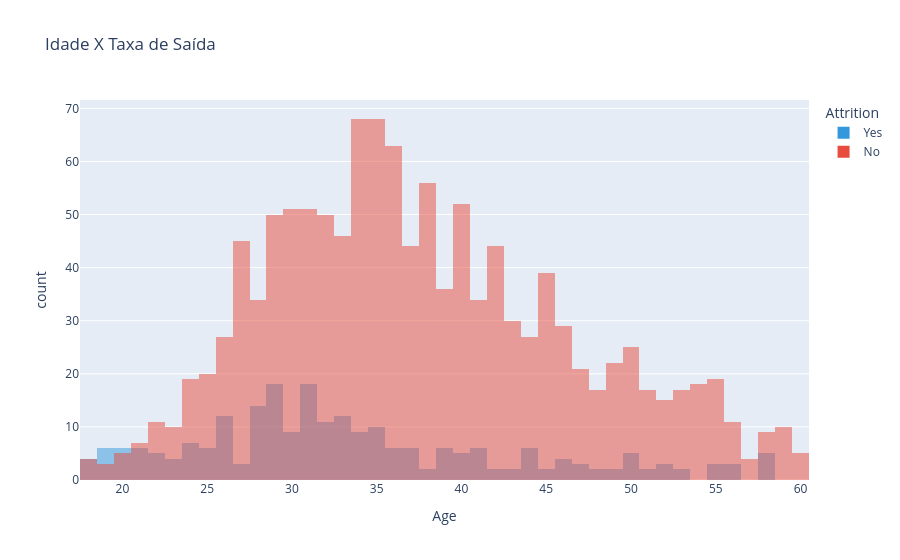

Notebook code for this chart:
### Markdown cell above
### 4. Análise Demográfica Correlacional e Perfis de Risco

### Code cell
fig_age = px.histogram(df, x="Age", color="Attrition", barmode="overlay", 
                       title="Idade X Taxa de Saída", color_discrete_sequence=['#3498db', '#e74c3c'])
fig_age.show()
# Insight: Percebemos que profissionais mais jovens (< 32 anos) têm evasão muito mais agressiva.

### Figure 1 — Plotly figure (JSON) as saved in the notebook; plotly's stock layout.template omitted (floating-point values rounded to 4 significant figures; data arrays with more than 128 entries replaced by an {"elided": "..."} marker saying what was removed)
{"data": [{"alignmentgroup": "True", "bingroup": "x", "hovertemplate": "Attrition=Yes<br>Age=%{x}<br>count=%{y}<extra></extra>", "legendgroup": "Yes", "marker": {"color": "#3498db", "opacity": 0.5, "pattern": {"shape": ""}}, "name": "Yes", "offsetgroup": "Yes", "orientation": "v", "showlegend": true, "type": "histogram", "x": {"elided": "237 int values"}, "xaxis": "x", "yaxis": "y"}, {"alignmentgroup": "True", "bingroup": "x", "hovertemplate": "Attrition=No<br>Age=%{x}<br>count=%{y}<extra></extra>", "legendgroup": "No", "marker": {"color": "#e74c3c", "opacity": 0.5, "pattern": {"shape": ""}}, "name": "No", "offsetgroup": "No", "orientation": "v", "showlegend": true, "type": "histogram", "x": {"elided": "1233 int values"}, "xaxis": "x", "yaxis": "y"}], "layout": {"barmode": "overlay", "legend": {"title": {"text": "Attrition"}, "tracegroupgap": 0}, "title": {"text": "Idade X Taxa de Saída"}, "xaxis": {"anchor": "y", "domain": [0, 1], "title": {"text": "Age"}}, "yaxis": {"anchor": "x", "domain": [0, 1], "title": {"text": "count"}}}}
